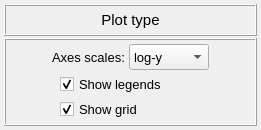
                 <widget class="QFrame" name="frame_plot_type">
                  <property name="maximumSize">
                   <size>
                    <width>16777215</width>
                    <height>140</height>
                   </size>
                  </property>
                  <property name="frameShape">
                   <enum>QFrame::Shape::NoFrame</enum>
                  </property>
                  <property name="frameShadow">
                   <enum>QFrame::Shadow::Raised</enum>
                  </property>
                  <layout class="QGridLayout" name="gridLayout_18">
                   <property name="leftMargin">
                    <number>4</number>
                   </property>
                   <property name="topMargin">
                    <number>4</number>
                   </property>
                   <property name="rightMargin">
                    <number>4</number>
                   </property>
                   <property name="bottomMargin">
                    <number>4</number>
                   </property>
                   <property name="verticalSpacing">
                    <number>2</number>
                   </property>
                   <item row="0" column="0">
                    <widget class="QFrame" name="title_frame">
                     <property name="minimumSize">
                      <size>
                       <width>0</width>
                       <height>32</height>
                      </size>
                     </property>
                     <property name="maximumSize">
                      <size>
                       <width>16777215</width>
                       <height>32</height>
                      </size>
                     </property>
                     <property name="frameShape">
                      <enum>QFrame::Shape::Box</enum>
                     </property>
                     <property name="frameShadow">
                      <enum>QFrame::Shadow::Raised</enum>
                     </property>
                     <layout class="QGridLayout" name="gridLayout_11">
                      <property name="leftMargin">
                       <number>4</number>
                      </property>
                      <property name="topMargin">
                       <number>4</number>
                      </property>
                      <property name="rightMargin">
                       <number>4</number>
                      </property>
                      <property name="bottomMargin">
                       <number>4</number>
                      </property>
                      <property name="spacing">
                       <number>4</number>
                      </property>
                      <item row="0" column="0">
                       <widget class="QLabel" name="label_9">
                        <property name="enabled">
                         <bool>true</bool>
                        </property>
                        <property name="sizePolicy">
                         <sizepolicy hsizetype="Preferred" vsizetype="Expanding">
                          <horstretch>0</horstretch>
                          <verstretch>0</verstretch>
                         </sizepolicy>
                        </property>
                        <property name="minimumSize">
                         <size>
                          <width>120</width>
                          <height>20</height>
                         </size>
                        </property>
                        <property name="maximumSize">
                         <size>
                          <width>165</width>
                          <height>32</height>
                         </size>
                        </property>
                        <property name="font">
                         <font>
                          <family>MS Shell Dlg 2</family>
                          <pointsize>11</pointsize>
                          <italic>false</italic>
                          <bold>false</bold>
                         </font>
                        </property>
                        <property name="frameShape">
                         <enum>QFrame::Shape::NoFrame</enum>
                        </property>
                        <property name="frameShadow">
                         <enum>QFrame::Shadow::Sunken</enum>
                        </property>
                        <property name="text">
                         <string>Plot type</string>
                        </property>
                        <property name="textFormat">
                         <enum>Qt::TextFormat::AutoText</enum>
                        </property>
                        <property name="scaledContents">
                         <bool>false</bool>
                        </property>
                        <property name="alignment">
                         <set>Qt::AlignmentFlag::AlignCenter</set>
                        </property>
                        <property name="wordWrap">
                         <bool>false</bool>
                        </property>
                        <property name="indent">
                         <number>0</number>
                        </property>
                       </widget>
                      </item>
                     </layout>
                    </widget>
                   </item>
                   <item row="1" column="0">
                    <widget class="QFrame" name="frame_plot_type_content">
                     <property name="minimumSize">
                      <size>
                       <width>0</width>
                       <height>0</height>
                      </size>
                     </property>
                     <property name="frameShape">
                      <enum>QFrame::Shape::Box</enum>
                     </property>
                     <property name="frameShadow">
                      <enum>QFrame::Shadow::Raised</enum>
                     </property>
                     <layout class="QGridLayout" name="gridLayout_12">
                      <property name="leftMargin">
                       <number>4</number>
                      </property>
                      <property name="topMargin">
                       <number>4</number>
                      </property>
                      <property name="rightMargin">
                       <number>4</number>
                      </property>
                      <property name="bottomMargin">
                       <number>4</number>
                      </property>
                      <property name="spacing">
                       <number>4</number>
                      </property>
                      <item row="0" column="0">
                       <widget class="QFrame" name="frame_12">
                        <property name="maximumSize">
                         <size>
                          <width>16777215</width>
                          <height>28</height>
                         </size>
                        </property>
                        <property name="font">
                         <font>
                          <pointsize>10</pointsize>
                          <bold>false</bold>
                         </font>
                        </property>
                        <property name="frameShape">
                         <enum>QFrame::Shape::NoFrame</enum>
                        </property>
                        <property name="frameShadow">
                         <enum>QFrame::Shadow::Raised</enum>
                        </property>
                        <layout class="QGridLayout" name="gridLayout_10">
                         <property name="leftMargin">
                          <number>2</number>
                         </property>
                         <property name="topMargin">
                          <number>0</number>
                         </property>
                         <property name="rightMargin">
                          <number>2</number>
                         </property>
                         <property name="bottomMargin">
                          <number>0</number>
                         </property>
                         <property name="horizontalSpacing">
                          <number>4</number>
                         </property>
                         <property name="verticalSpacing">
                          <number>2</number>
                         </property>
                         <item row="0" column="0">
                          <spacer name="horizontalSpacer">
                           <property name="orientation">
                            <enum>Qt::Orientation::Horizontal</enum>
                           </property>
                           <property name="sizeHint" stdset="0">
                            <size>
                             <width>40</width>
                             <height>20</height>
                            </size>
                           </property>
                          </spacer>
                         </item>
                         <item row="0" column="2">
                          <widget class="QComboBox" name="comboBox_plot_type">
                           <property name="sizePolicy">
                            <sizepolicy hsizetype="Expanding" vsizetype="Fixed">
                             <horstretch>0</horstretch>
                             <verstretch>0</verstretch>
                            </sizepolicy>
                           </property>
                           <property name="minimumSize">
                            <size>
                             <width>80</width>
                             <height>26</height>
                            </size>
                           </property>
                           <property name="maximumSize">
                            <size>
                             <width>100</width>
                             <height>26</height>
                            </size>
                           </property>
                           <property name="font">
                            <font>
                             <family>MS Shell Dlg 2</family>
                             <pointsize>10</pointsize>
                             <italic>false</italic>
                             <bold>false</bold>
                            </font>
                           </property>
                           <property name="styleSheet">
                            <string notr="true"/>
                           </property>
                           <item>
                            <property name="text">
                             <string>log-y</string>
                            </property>
                           </item>
                           <item>
                            <property name="text">
                             <string>log-x</string>
                            </property>
                           </item>
                           <item>
                            <property name="text">
                             <string>lin-lin</string>
                            </property>
                           </item>
                           <item>
                            <property name="text">
                             <string>log-log</string>
                            </property>
                           </item>
                          </widget>
                         </item>
                         <item row="0" column="1">
                          <widget class="QLabel" name="label">
                           <property name="minimumSize">
                            <size>
                             <width>0</width>
                             <height>0</height>
                            </size>
                           </property>
                           <property name="maximumSize">
                            <size>
                             <width>16777215</width>
                             <height>26</height>
                            </size>
                           </property>
                           <property name="font">
                            <font>
                             <pointsize>10</pointsize>
                             <bold>false</bold>
                            </font>
                           </property>
                           <property name="text">
                            <string>Axes scales:</string>
                           </property>
                          </widget>
                         </item>
                         <item row="0" column="3">
                          <spacer name="horizontalSpacer_7">
                           <property name="orientation">
                            <enum>Qt::Orientation::Horizontal</enum>
                           </property>
                           <property name="sizeHint" stdset="0">
                            <size>
                             <width>40</width>
                             <height>20</height>
                            </size>
                           </property>
                          </spacer>
                         </item>
                        </layout>
                       </widget>
                      </item>
                      <item row="1" column="0">
                       <widget class="QFrame" name="frame_legends_2">
                        <property name="maximumSize">
                         <size>
                          <width>16777215</width>
                          <height>28</height>
                         </size>
                        </property>
                        <property name="frameShape">
                         <enum>QFrame::Shape::NoFrame</enum>
                        </property>
                        <property name="frameShadow">
                         <enum>QFrame::Shadow::Raised</enum>
                        </property>
                        <layout class="QGridLayout" name="gridLayout_19">
                         <property name="leftMargin">
                          <number>0</number>
                         </property>
                         <property name="topMargin">
                          <number>0</number>
                         </property>
                         <property name="rightMargin">
                          <number>0</number>
                         </property>
                         <property name="bottomMargin">
                          <number>0</number>
                         </property>
                         <property name="spacing">
                          <number>0</number>
                         </property>
                         <item row="0" column="0">
                          <widget class="QCheckBox" name="checkBox_legends">
                           <property name="minimumSize">
                            <size>
                             <width>75</width>
                             <height>0</height>
                            </size>
                           </property>
                           <property name="maximumSize">
                            <size>
                             <width>140</width>
                             <height>26</height>
                            </size>
                           </property>
                           <property name="font">
                            <font>
                             <family>MS Shell Dlg 2</family>
                             <pointsize>10</pointsize>
                             <italic>false</italic>
                             <bold>false</bold>
                            </font>
                           </property>
                           <property name="text">
                            <string>Show legends</string>
                           </property>
                           <property name="checked">
                            <bool>true</bool>
                           </property>
                          </widget>
                         </item>
                        </layout>
                       </widget>
                      </item>
                      <item row="2" column="0">
                       <widget class="QFrame" name="frame_legends_3">
                        <property name="maximumSize">
                         <size>
                          <width>16777215</width>
                          <height>28</height>
                         </size>
                        </property>
                        <property name="frameShape">
                         <enum>QFrame::Shape::NoFrame</enum>
                        </property>
                        <property name="frameShadow">
                         <enum>QFrame::Shadow::Raised</enum>
                        </property>
                        <layout class="QGridLayout" name="gridLayout_22">
                         <property name="leftMargin">
                          <number>0</number>
                         </property>
                         <property name="topMargin">
                          <number>0</number>
                         </property>
                         <property name="rightMargin">
                          <number>0</number>
                         </property>
                         <property name="bottomMargin">
                          <number>0</number>
                         </property>
                         <property name="spacing">
                          <number>0</number>
                         </property>
                         <item row="0" column="0">
                          <widget class="QCheckBox" name="checkBox_grid">
                           <property name="minimumSize">
                            <size>
                             <width>75</width>
                             <height>0</height>
                            </size>
                           </property>
                           <property name="maximumSize">
                            <size>
                             <width>140</width>
                             <height>26</height>
                            </size>
                           </property>
                           <property name="font">
                            <font>
                             <family>MS Shell Dlg 2</family>
                             <pointsize>10</pointsize>
                             <italic>false</italic>
                             <bold>false</bold>
                            </font>
                           </property>
                           <property name="text">
                            <string>Show grid</string>
                           </property>
                           <property name="checked">
                            <bool>true</bool>
                           </property>
                          </widget>
                         </item>
                        </layout>
                       </widget>
                      </item>
                     </layout>
                    </widget>
                   </item>
                  </layout>
                 </widget>
